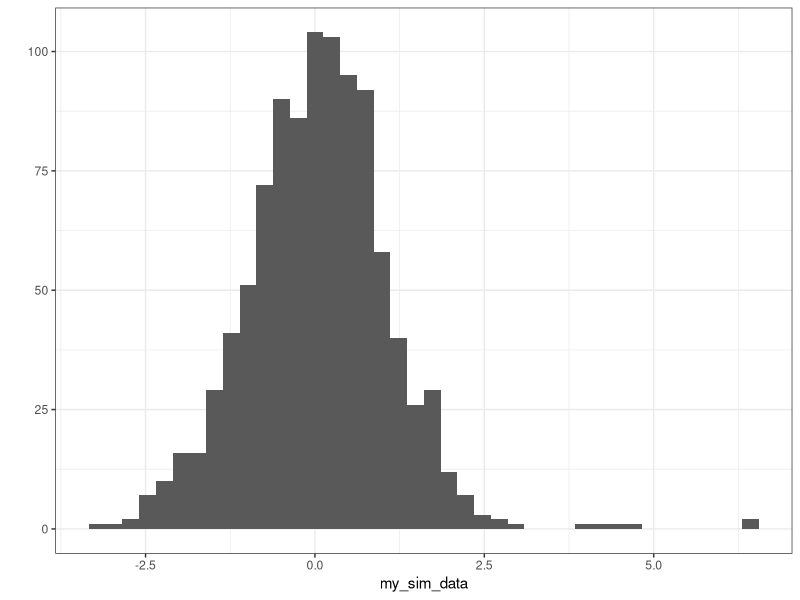

Write the R code that produced this figure.
## ---- chunk 1
knitr::opts_chunk$set(cache=TRUE, autodep=TRUE, cache.comments=TRUE)
## ---- chunk 2
## let's simulate and visualize data with outlying points
set.seed(10162109)
## mixing probability
my_pi <- 0.01
## suppose with have 1000 data points
n = 1000
## let's sample which points will be from X and Y
my_index <- rbinom(n = n, size = 1, prob = my_pi)
## count the "outliers"
paste("There are", sum(my_index), "outliers.")
## simulate the values by an "on-the-fly"
## function definition in sapply
## development parameter: tmp_index <- 0
my_sim_data <- sapply(X = my_index, FUN = function(tmp_index){
    ## ifelse works since 1 == TRUE and 0 == FALSE
    ifelse(test = tmp_index, yes = rnorm(1, 5, 1), no = rnorm(1,0,1))
})
ggplot2::qplot(x = my_sim_data, bins = 40) + ggplot2::theme_bw() 
